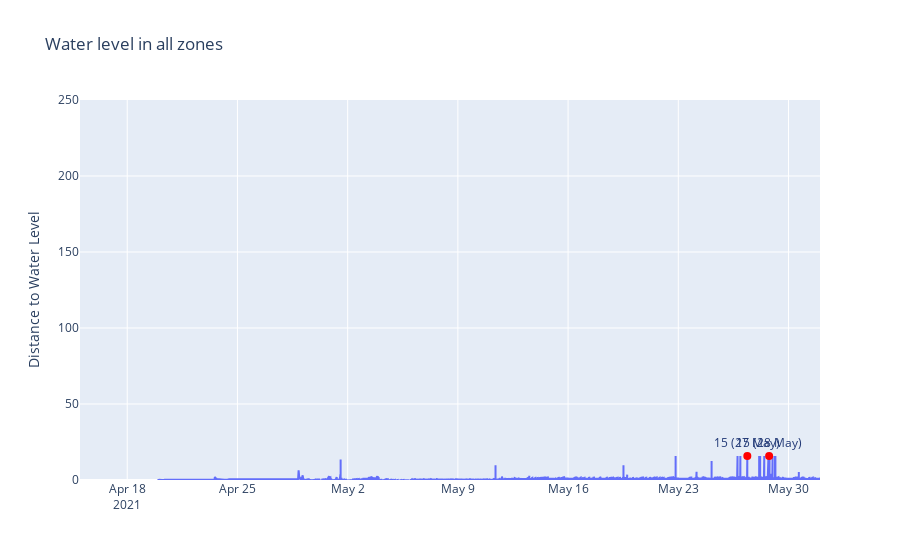

The notebook cell this image was saved under:
### Code cell
fig = go.Figure(data=go.Scatter(x=water.index.astype(dtype=str), 
                                y=water['mean'],
                                text="counts"))

fig.update_layout({"title": 'Water level in all zones',
                   "yaxis": {"title": r"Distance to Water Level"},
                   "showlegend": False})

fig.add_traces(go.Scatter(x=top_dates['date'], y=top_dates['mean'],
                          textposition='top center',
                          textfont=dict(color='#233a77'),
                          mode='markers+text',
                          marker=dict(color='red', size=8),
                          text = top_dates["tgl"]))

fig.update_traces(textfont_size=12)
fig.update_layout(uniformtext_minsize=8, uniformtext_mode='hide',
xaxis_range=['2021-04-15','2021-06-01'],
yaxis_range=[0, 250])

fig.show()

### Figure 1 — Plotly figure (JSON) as saved in the notebook; plotly's stock layout.template omitted (floating-point values rounded to 4 significant figures; data arrays with more than 128 entries replaced by an {"elided": "..."} marker saying what was removed)
{"data": [{"text": "counts", "textfont": {"size": 12}, "type": "scatter", "x": {"elided": "47853 str values"}, "y": {"elided": "47853 float values"}}, {"marker": {"color": "red", "size": 8}, "mode": "markers+text", "text": ["15 (27 May)", "15 (28 May)", "15 (03 June)"], "textfont": {"color": "#233a77", "size": 12}, "textposition": "top center", "type": "scatter", "x": ["2021-05-27T09:11:55", "2021-05-28T18:26:55", "2021-06-03T23:57:55"], "y": [15.83, 15.83, 15.83]}], "layout": {"showlegend": false, "title": {"text": "Water level in all zones"}, "uniformtext": {"minsize": 8, "mode": "hide"}, "xaxis": {"range": ["2021-04-15", "2021-06-01"]}, "yaxis": {"range": [0, 250], "title": {"text": "Distance to Water Level"}}}}
